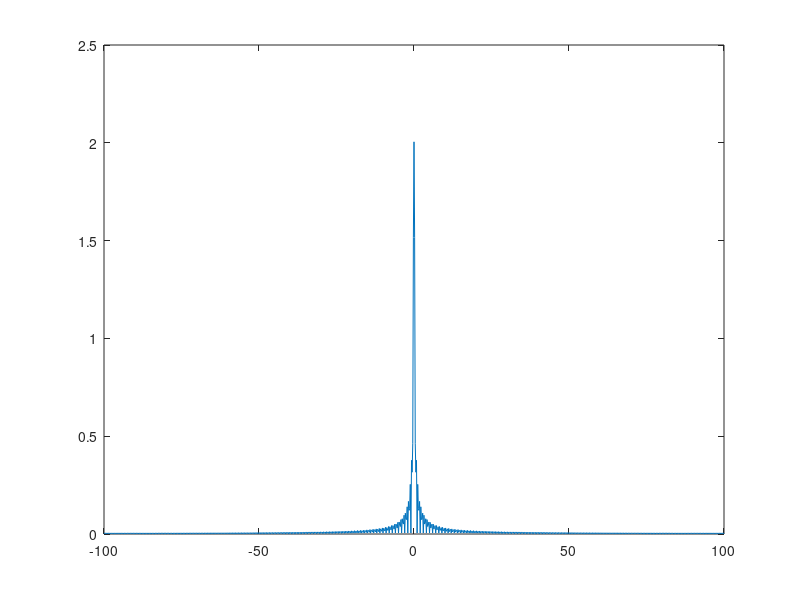

MATLAB code to generate this figure:
%author: Muhtasim Redwan
%id: 22024002
%date: 20-11-2024
%description: frequency domain representation of a rectangular signal

duration = 5;
fs = 200;
t = -duration/2:1/fs:duration/2;
N = length(t);

% rectangular signal
tau = 2;
x_rect = abs(t) <= tau/2;

% plot rectangular signal
figure;
plot(t, x_rect);
xlabel("Time (s)");
ylabel("Amplitude");
grid on;
axis padded;

% fourier transform

f = linspace(-fs/2, fs/2, N);

X_allTime = zeros(size(t));
fourier_transform = zeros(size(f));

for k = 1:length(f)
    for n = 1:length(t)
        X_allTime(n) = x_rect(n) * exp(-1i*2*pi*f(k)*t(n));
    end
    fourier_transform(k) = sum(X_allTime)/fs;
end

plot(f,abs(fourier_transform));

